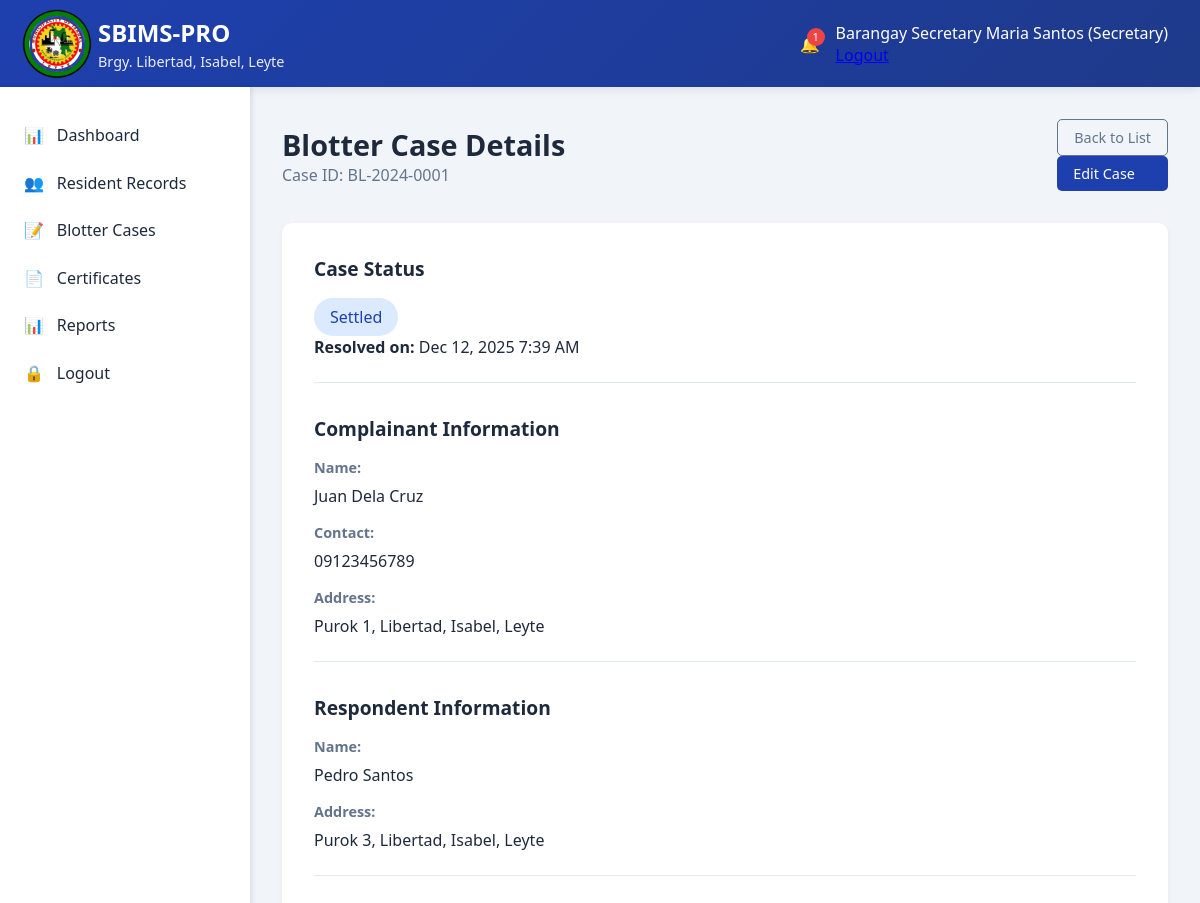
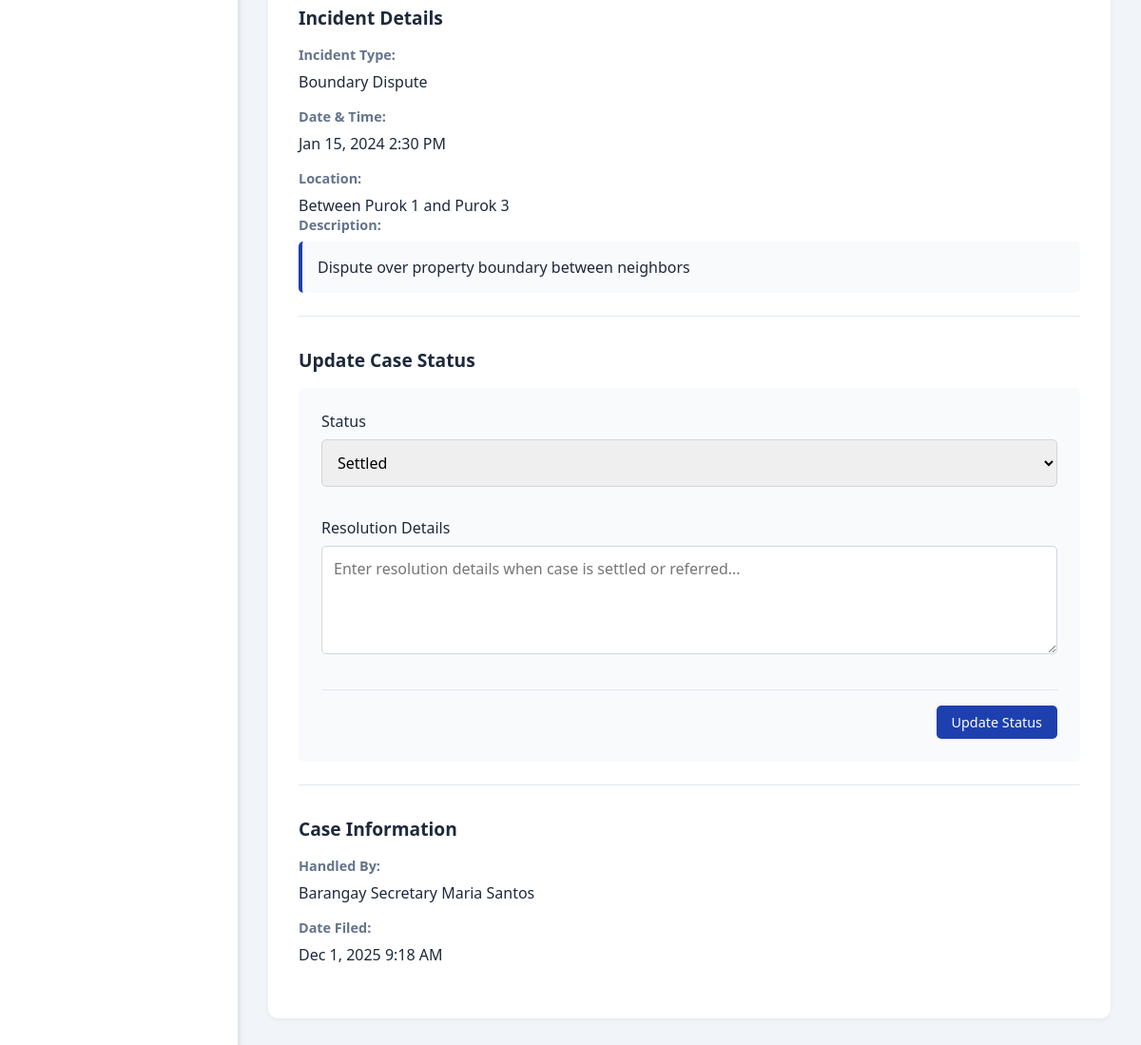
The page /secretary/blotter_view.php?id=1 (signed in) on the database its author committed (2 pictures, top to bottom).
### tables this page shows
CREATE TABLE `blotters` (
  `id` int(11) NOT NULL AUTO_INCREMENT,
  `case_id` varchar(20) NOT NULL,
  `complainant_id` int(11) NOT NULL,
  `respondent_name` varchar(100) NOT NULL,
  `respondent_address` text DEFAULT NULL,
  `incident_type` varchar(100) NOT NULL,
  `incident_date` datetime NOT NULL,
  `incident_location` text NOT NULL,
  `description` text NOT NULL,
  `status` enum('Pending','Ongoing','Settled','Referred') DEFAULT 'Pending',
  `resolution` text DEFAULT NULL,
  `resolved_date` datetime DEFAULT NULL,
  `handled_by` int(11) NOT NULL,
  `created_at` timestamp NOT NULL DEFAULT current_timestamp(),
  PRIMARY KEY (`id`),
  UNIQUE KEY `case_id` (`case_id`),
  KEY `complainant_id` (`complainant_id`),
  KEY `handled_by` (`handled_by`),
  CONSTRAINT `blotters_ibfk_1` FOREIGN KEY (`complainant_id`) REFERENCES `residents` (`id`) ON DELETE CASCADE,
  CONSTRAINT `blotters_ibfk_2` FOREIGN KEY (`handled_by`) REFERENCES `users` (`id`) ON DELETE CASCADE
);

CREATE TABLE `residents` (
  `id` int(11) NOT NULL AUTO_INCREMENT,
  `resident_id` varchar(20) NOT NULL,
  `first_name` varchar(50) NOT NULL,
  `middle_name` varchar(50) DEFAULT NULL,
  `last_name` varchar(50) NOT NULL,
  `birthdate` date NOT NULL,
  `gender` enum('Male','Female') NOT NULL,
  `civil_status` enum('Single','Married','Widowed','Divorced') NOT NULL,
  `contact_number` varchar(15) DEFAULT NULL,
  `email` varchar(100) DEFAULT NULL,
  `address` text NOT NULL,
  `purok` varchar(50) NOT NULL,
  `household_number` varchar(20) DEFAULT NULL,
  `is_voter` tinyint(1) DEFAULT 0,
  `is_4ps` tinyint(1) DEFAULT 0,
  `is_senior` tinyint(1) DEFAULT 0,
  `is_pwd` tinyint(1) DEFAULT 0,
  `created_at` timestamp NOT NULL DEFAULT current_timestamp(),
  `updated_at` timestamp NOT NULL DEFAULT current_timestamp() ON UPDATE current_timestamp(),
  PRIMARY KEY (`id`),
  UNIQUE KEY `resident_id` (`resident_id`)
);

CREATE TABLE `users` (
  `id` int(11) NOT NULL AUTO_INCREMENT,
  `username` varchar(50) NOT NULL,
  `password` varchar(255) NOT NULL,
  `email` varchar(100) DEFAULT NULL,
  `role` enum('admin','captain','secretary','resident') NOT NULL,
  `full_name` varchar(100) NOT NULL,
  `is_active` tinyint(1) DEFAULT 1,
  `last_login` datetime DEFAULT NULL,
  `created_at` timestamp NOT NULL DEFAULT current_timestamp(),
  PRIMARY KEY (`id`),
  UNIQUE KEY `username` (`username`)
);

### config/functions.php (called while the page is built, shortened)
<?php
function formatDateTime($datetime) {
    return date('M j, Y g:i A', strtotime($datetime));
}
?>

### secretary/blotter_view.php (the view, shortened to what this page needs)
<?php
require_once '../config/functions.php';
$database = new Database();
$db = $database->getConnection();
$blotter_id = $_GET['id'];
$query = "SELECT b.*, r.first_name, r.last_name, r.contact_number, r.address as complainant_address,
                 u.full_name as handled_by_name
          FROM blotters b
          JOIN residents r ON b.complainant_id = r.id
          JOIN users u ON b.handled_by = u.id
          WHERE b.id = :id";
$stmt = $db->prepare($query);
$stmt->bindParam(':id', $blotter_id);
$stmt->execute();
$blotter = $stmt->fetch(PDO::FETCH_ASSOC);
?>
<?php include '../includes/header.php'; ?>
<?php include '../includes/topbar.php'; ?>
<div class="main-container">
    <?php include '../includes/sidebar.php'; ?>
    <main class="content">
        <div class="page-header">
            <div class="page-title">
                <h1>Blotter Case Details</h1>
                <p>Case ID: <?php echo htmlspecialchars($blotter['case_id']); ?></p>
            </div>
            <div class="page-actions">
                <a href="blotter.php" class="btn btn-outline">Back to List</a>
                <?php if ($_SESSION['user_role'] == 'secretary'): ?>
                    <a href="blotter_edit.php?id=<?php echo $blotter_id; ?>" class="btn btn-primary">Edit Case</a>
                <?php endif; ?>
            </div>
        </div>
        <div class="case-details">
            <div class="detail-section">
                <h3>Case Status</h3>
                <div class="status-display">
                    <span class="status status-<?php echo strtolower($blotter['status']); ?> large">
                        <?php echo $blotter['status']; ?>
                    </span>
                    <?php if ($blotter['resolved_date']): ?>
                        <p><strong>Resolved on:</strong> <?php echo formatDateTime($blotter['resolved_date']); ?></p>
                    <?php endif; ?>
                </div>
            </div>
            <div class="detail-section">
                <h3>Complainant Information</h3>
                <div class="detail-grid">
                    <div class="detail-item">
                        <label>Name:</label>
                        <span><?php echo htmlspecialchars($blotter['first_name'] . ' ' . $blotter['last_name']); ?></span>
                    </div>
                    <div class="detail-item">
                        <label>Contact:</label>
                        <span><?php echo htmlspecialchars($blotter['contact_number']); ?></span>
                    </div>
                    <div class="detail-item">
                        <label>Address:</label>
                        <span><?php echo htmlspecialchars($blotter['complainant_address']); ?></span>
                    </div>
                </div>
            </div>
            <div class="detail-section">
                <h3>Respondent Information</h3>
                <div class="detail-grid">
                    <div class="detail-item">
                        <label>Name:</label>
                        <span><?php echo htmlspecialchars($blotter['respondent_name']); ?></span>
                    </div>
                    <div class="detail-item">
                        <label>Address:</label>
                        <span><?php echo htmlspecialchars($blotter['respondent_address']); ?></span>
                    </div>
                </div>
            </div>
            <div class="detail-section">
                <h3>Incident Details</h3>
                <div class="detail-grid">
                    <div class="detail-item">
                        <label>Incident Type:</label>
                        <span><?php echo htmlspecialchars($blotter['incident_type']); ?></span>
                    </div>
                    <div class="detail-item">
                        <label>Date & Time:</label>
                        <span><?php echo formatDateTime($blotter['incident_date']); ?></span>
                    </div>
                    <div class="detail-item">
                        <label>Location:</label>
                        <span><?php echo htmlspecialchars($blotter['incident_location']); ?></span>
                    </div>
                </div>
                <div class="detail-item full-width">
                    <label>Description:</label>
                    <div class="description-box"><?php echo nl2br(htmlspecialchars($blotter['description'])); ?></div>
                </div>
            </div>
            <?php if ($_SESSION['user_role'] == 'secretary'): ?>
            <div class="detail-section">
                <h3>Update Case Status</h3>
                <form method="POST" class="status-form">
                    <div class="form-row">
                        <div class="form-group">
                            <label for="status">Status</label>
                            <select id="status" name="status" required>
                                <option value="Settled" <?php echo $blotter['status'] == 'Settled' ? 'selected' : ''; ?>>Settled</option>
                            </select>
                        </div>
                    </div>
                    <div class="form-group">
                        <label for="resolution">Resolution Details</label>
                        <textarea id="resolution" name="resolution" rows="4" placeholder="Enter resolution details when case is settled or referred..."><?php echo htmlspecialchars($blotter['resolution'] ?? ''); ?></textarea>
                    </div>
                    <div class="form-actions">
                        <button type="submit" name="update_status" class="btn btn-primary">Update Status</button>
                    </div>
                </form>
            </div>
            <?php endif; ?>
            <div class="detail-section">
                <h3>Case Information</h3>
                <div class="detail-grid">
                    <div class="detail-item">
                        <label>Handled By:</label>
                        <span><?php echo htmlspecialchars($blotter['handled_by_name']); ?></span>
                    </div>
                    <div class="detail-item">
                        <label>Date Filed:</label>
                        <span><?php echo formatDateTime($blotter['created_at']); ?></span>
                    </div>
                </div>
            </div>
        </div>
    </main>
</div>
<?php include '../includes/footer.php'; ?>

### assets/css/main.css (style rules this page uses)
:root { --primary: #1e40af; --primary-dark: #1e3a8a; --secondary: #64748b; --success: #10b981; --warning: #f59e0b; --danger: #ef4444; --light: #f8fafc; --dark: #1e293b; }
* { margin: 0; padding: 0; box-sizing: border-box; font-family: 'Segoe UI', Tahoma, Geneva, Verdana, sans-serif; }
body { background-color: #f1f5f9; color: var(--dark); }
.main-container { display: flex; min-height: calc(100vh - 80px); }
.content { flex: 1; padding: 2rem; }
.page-header { display: flex; justify-content: space-between; align-items: center; margin-bottom: 2rem; }
.page-title h1 { font-size: 1.8rem; color: var(--dark); }
.page-title p { color: var(--secondary); }
.btn { padding: 0.5rem 1rem; border: none; border-radius: 5px; cursor: pointer; font-weight: 500; display: flex; align-items: center; gap: 0.5rem; transition: all 0.3s; text-decoration: none; font-size: 0.9rem; }
.btn-primary { background: var(--primary); color: white; }
.btn-outline { background: transparent; border: 1px solid var(--secondary); color: var(--secondary); }

### assets/css/dashboard.css (style rules this page uses)
.status { padding: 0.3rem 0.8rem; border-radius: 20px; font-size: 0.8rem; font-weight: 500; display: inline-block; }
.status-settled { background: #dbeafe; color: #1e40af; }
.form-row { display: grid; grid-template-columns: repeat(auto-fit, minmax(250px, 1fr)); gap: 1rem; margin-bottom: 1rem; }
.form-group { margin-bottom: 1rem; }
.form-group label { display: block; margin-bottom: 0.5rem; font-weight: 500; color: var(--dark); }
.form-group input, .form-group select, .form-group textarea { width: 100%; padding: 0.75rem; border: 1px solid #d1d5db; border-radius: 5px; font-size: 1rem; transition: border-color 0.3s; }
.form-actions { display: flex; gap: 1rem; justify-content: flex-end; margin-top: 2rem; padding-top: 1rem; border-top: 1px solid #e2e8f0; }

### secretary/blotter_view.php (style rules this page uses)
.case-details { background: white; border-radius: 10px; padding: 2rem; box-shadow: 0 2px 5px rgba(0,0,0,0.05); }
.detail-section { margin-bottom: 2rem; padding-bottom: 1.5rem; border-bottom: 1px solid #e2e8f0; }
.detail-section:last-child { border-bottom: none; margin-bottom: 0; }
.detail-section h3 { color: var(--dark); margin-bottom: 1rem; font-size: 1.2rem; }
.detail-grid { display: grid; gap: 1rem; }
.detail-item { display: flex; flex-direction: column; gap: 0.5rem; }
.detail-item.full-width { grid-column: 1 / -1; }
.detail-item label { font-weight: 600; color: var(--secondary); font-size: 0.9rem; }
.description-box, .resolution-box { background: #f8fafc; padding: 1rem; border-radius: 5px; border-left: 4px solid var(--primary); }
.status.large { padding: 0.5rem 1rem; font-size: 1rem; }
.status-form { background: #f8fafc; padding: 1.5rem; border-radius: 5px; }

### rows shown on the page
blotters: case "BL-2024-0001", status "Settled", resolved_date "Dec 12, 2025 7:39 AM", complainant.last_name "Juan Dela Cruz", complainant.contact_number "09123456789", complainant.address "Purok 1, Libertad, Isabel, Leyte", respondent_name "Pedro Santos", respondent_address "Purok 3, Libertad, Isabel, Leyte", incident_type "Boundary Dispute", incident_date "Jan 15, 2024 2:30 PM", incident_location "Between Purok 1 and Purok 3", description "Dispute over property boundary between neighbors", handled_by.full_name "Barangay Secretary Maria Santos", created_at "Dec 1, 2025 9:18 AM"

### other values the page prints
$notification_count "1"
$_SESSION['full_name'] "Barangay Secretary Maria Santos"
$_SESSION['user_role'] "Secretary"
